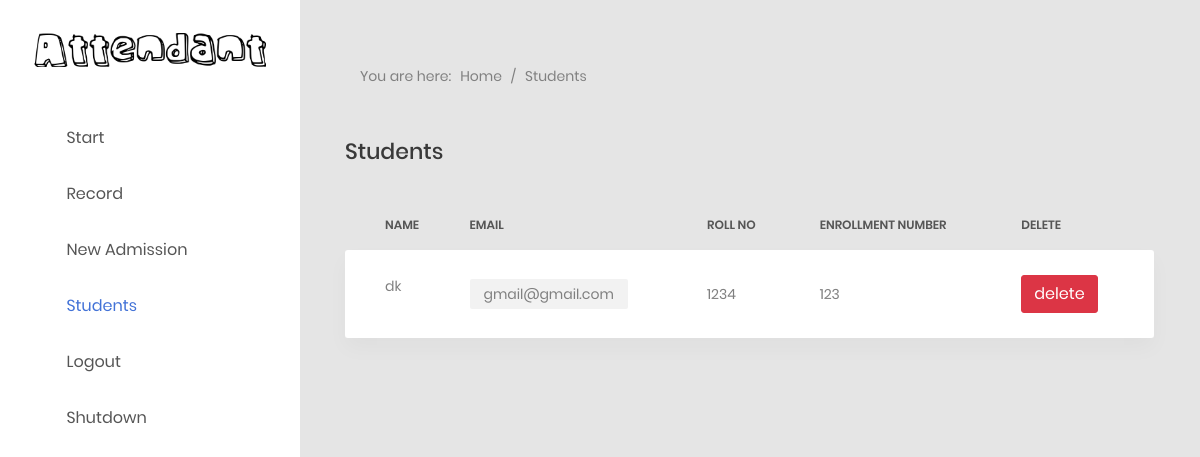
Page /student (signed in) on the earlier database version.
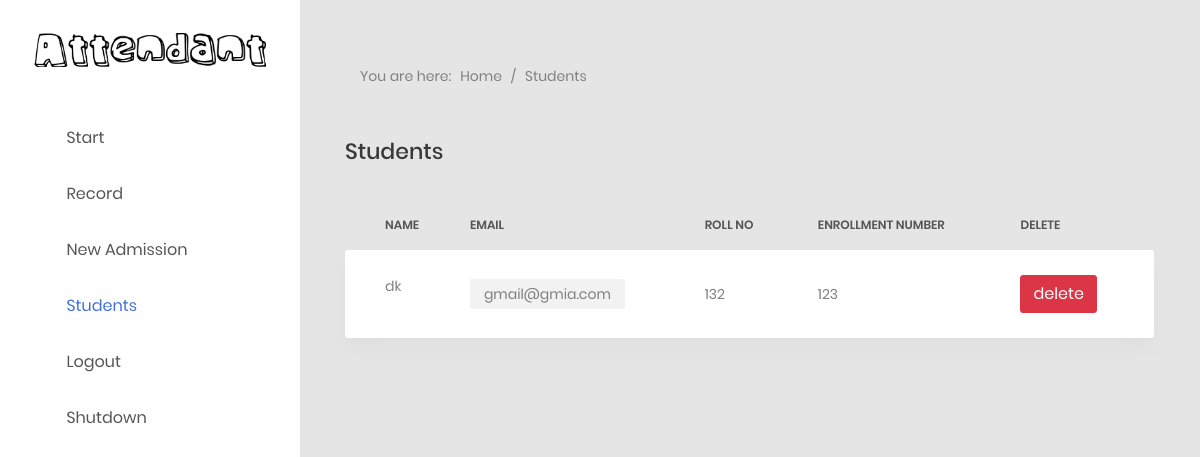
Same page on the later database version.
### main/model.py (models this page shows, shortened)
class students(db.Model, UserMixin):
    id = db.Column(db.Integer(), primary_key=True)
    name = db.Column(db.String(length=30), nullable=False, unique=True)
    mail = db.Column(db.String(length=30), nullable=False, unique=True)
    enroll_no = db.Column(db.Integer(), nullable=False, unique=True)
    roll_no = db.Column(db.Integer(), nullable=False)

### main/routes.py (the view)
@app.route('/student', methods=['GET','POST'])
@login_required
def student():
    items = students.query.all()
    return render_template('/dashboard/student.html', items=items)

### main/model.py (called while the page is built)
@login_manager.user_loader
def load_user(user_id):
    return login.query.get(int(user_id))

### main/templates/dashboard/student.html (shortened to what this page needs)
{% extends 'base.html' %}
{% block mark_student %}
active has-sub
{% endblock %}
{% block content %}
<section class="au-breadcrumb2">
	<div class="container">
		<div class="au-breadcrumb-content">
			<div class="au-breadcrumb-left">
				<span class="au-breadcrumb-span">You are here:</span>
				<ul class="list-unstyled list-inline au-breadcrumb__list">
					<li class="list-inline-item active">
						Home
					</li>
					<li class="list-inline-item seprate">
						<span>/</span>
					</li>
					<li class="list-inline-item">Students</li>
				</ul>
			</div>
		</div>
	</div>
</section>
<h3 class="title-5 m-b-35">Students</h3>
<div class="table-responsive table-responsive-data2">
	<table class="table table-data2">
		<thead>
			<tr>
				<th>Name</th>
				<th>Email</th>
				<th>Roll no</th>
				<th>Enrollment number</th>
				<th>Delete</th>
			</tr>
		</thead>
		<tbody>
			{% for item in items %}
			<form method="POST" action="{{ url_for('delete_student', ids=item.id, name=item.name) }}">
				<tr class="tr-shadow">
					<td>{{ item.name }}</td>
					<td><span class="block-email">{{ item.mail }}</span></td>
					<td>{{ item.roll_no }}</td>
					<td>{{ item.enroll_no }}</td>
					<td> <button class="btn btn-outline btn-danger">delete</button></td>
					<tr class="spacer"></tr>
				</tr>
			{% endfor %}
			</form>
		</tbody>
	</table>
</div>
{% endblock %}

Differences in the rows shown:
changed students "dk": mail "gmail@gmail.com" → "gmail@gmia.com"; roll_no "1234" → "132"
